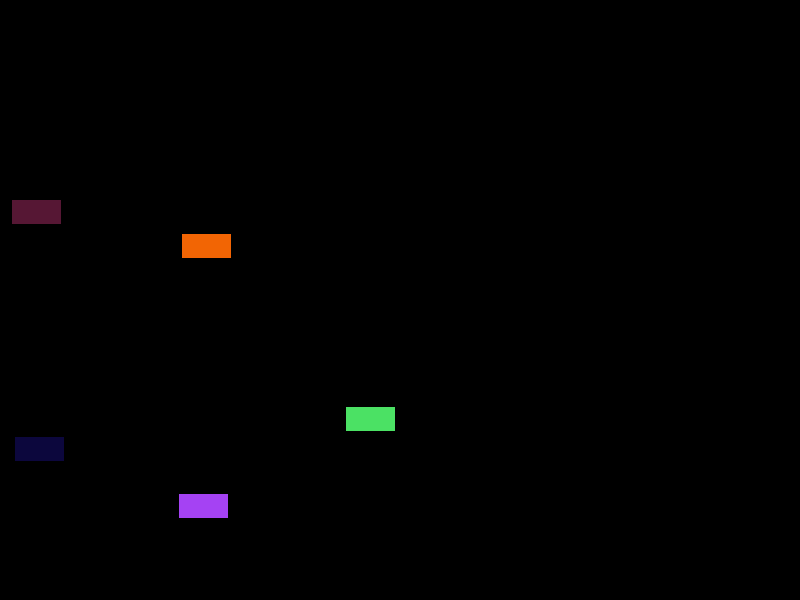
Frame 1 (no input)
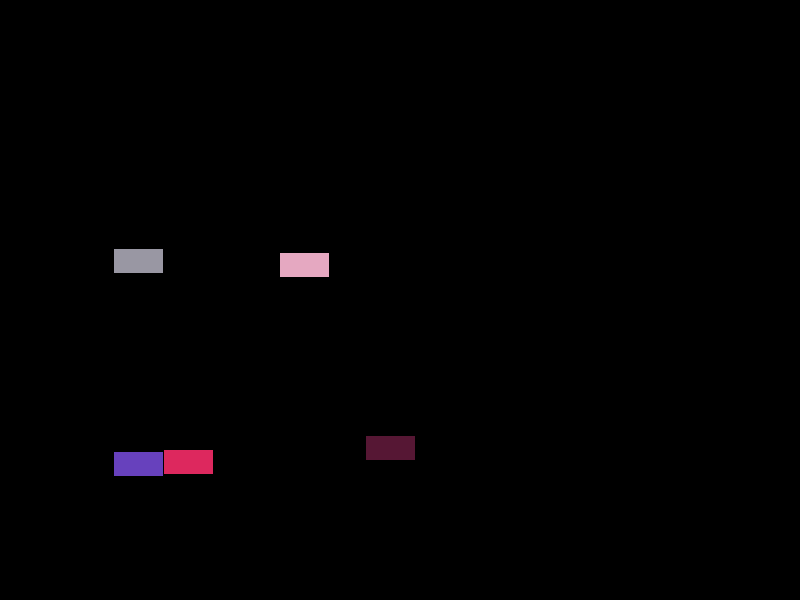
Frame 60 (the mouse pressed at the canvas centre just before this capture)
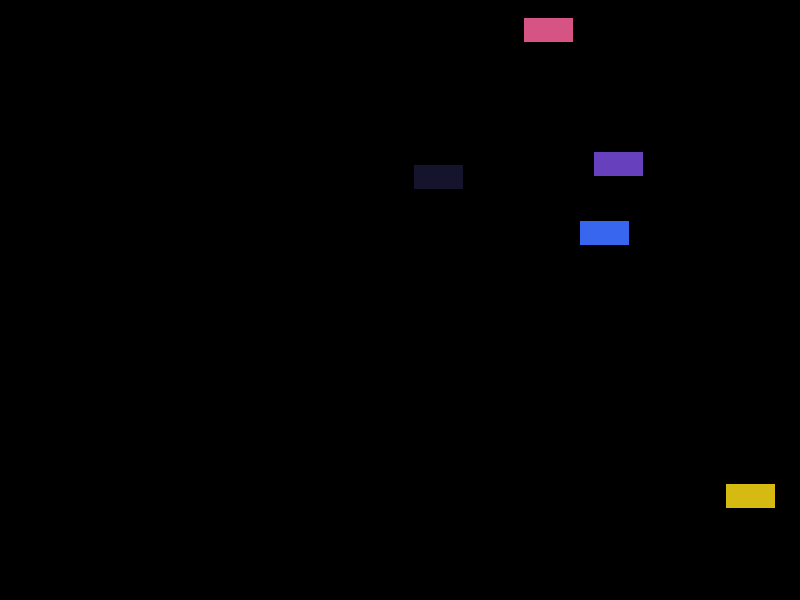
Frame 120 (the mouse held since frame 60 and released just before this capture)

The Processing sketch that drew these frames (run headless with seeded random() and noise(); from frame 60 on, the mouse is pressed at the canvas centre):

// Processing sketch: ScreensaverMayhem_txt
// ── ScreensaverMayhem_txt.pde
int numRectangles = 5;
int rectWidth = 50;
int rectHeight = 25;
IntList xValues = new IntList();
IntList yValues = new IntList();
IntList xSpeed = new IntList();
IntList ySpeed = new IntList();

IntList red = new IntList();
IntList green = new IntList();
IntList blue = new IntList();
void setup() {
  size(800, 600);
  for (int count = 0; count < numRectangles; count++) {
    red.append( (int) random(0, 256));
    green.append( (int) random(0, 256));
    blue.append( (int) random(0, 256));
    xValues.append( (int) random(0, width - rectWidth));
    yValues.append( (int) random(0, height - rectHeight));
    xSpeed.append((int) random(4, 10));
    if (random(0, 1) < .5) {
      //if I want negative initial speeds
      xSpeed.set(count, -xSpeed.get(count));
    }
    ySpeed.append((int) random(4, 10));
  }
}

void draw() {
  background(0);
  //displaying rectangles
  for (int index = 0; index < numRectangles; index++) {
    int x = xValues.get(index);
    int y = yValues.get(index);
    
    int r = red.get(index);
    int g = green.get(index);
    int b = blue.get(index);
    fill(r, g, b);
    rect(x, y, rectWidth, rectHeight);
  }

  //slide rectangles
  //to the right or left or up or down
  for (int i = 0; i < xValues.size(); i++) {
    xValues.set(i, xValues.get(i) + xSpeed.get(i));
    yValues.set(i, yValues.get(i) + ySpeed.get(i));
    //WRONG ANSWERS BELOW:
    //1. xValues.get(i) += 5; //get is a one way street
    //2. int x = xValues.get(i); variables are not
    //x += 5; backwards connected to lists
    //here, the list will not change
    //3. xValues.set(i, i + 5); //not changing the xValue
  }

  //BOUNCING
  for (int i = 0; i < numRectangles; i++) {
    int rightSide = xValues.get(i) + rectWidth;
    int leftSide = xValues.get(i);
    int topSide = yValues.get(i);
    int bottomSide = yValues.get(i) + rectHeight;
    if (rightSide > width) {
      xSpeed.set(i, -xSpeed.get(i));
      changeColor(i);
    } else if (leftSide < 0) {
      xSpeed.set(i, -xSpeed.get(i));
      changeColor(i);
    } else if (topSide < 0 || bottomSide > height) {
      ySpeed.set(i, -ySpeed.get(i));
      changeColor(i);
    }
  }
}


void changeColor(int index){
  red.set(index, (int) random(0, 256));
  green.set(index, (int) random(0, 256));
  blue.set(index, (int) random(0, 256));
}
